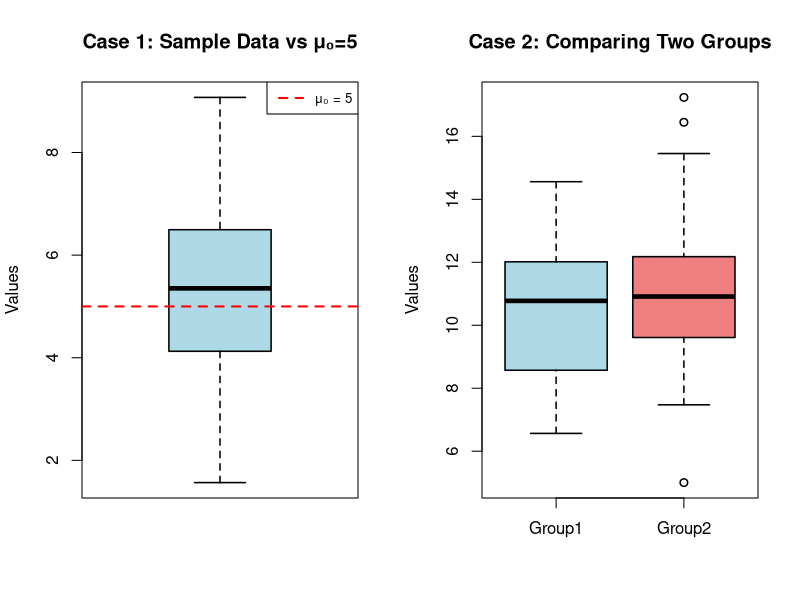

R code for this plot:
## ---- chunk 1
#| code-fold: false
#| fig-cap: "One-Sample t-test: Known Mean and Unknown Variance"
#| label: fig-ttest-case1

# Case 1: One-sample t-test against a known mean (variance unknown)
# Testing if sample mean differs from a hypothesized population mean
set.seed(123)
sample_data <- rnorm(30, mean = 5.5, sd = 2)
mu_0 <- 5  # hypothesized population mean

# Run one-sample t-test
result_case1 <- t.test(sample_data, mu = mu_0)
print("Case 1: One-sample t-test (H0: μ = 5)")
print(result_case1)

# Interpretation:
# If p-value > 0.05: we fail to reject H0 (sample mean could equal the hypothesized mean)
# If p-value < 0.05: we reject H0 (sample mean significantly differs from the hypothesized mean)
## ---- chunk 2
#| code-fold: false
#| fig-cap: "One-Sample t-test: Comparing Two Means"
#| label: fig-ttest-case2

# Case 2: Paired samples or comparing two means with unequal variances
# Two independent samples
set.seed(456)
group1 <- rnorm(25, mean = 10, sd = 2)
group2 <- rnorm(25, mean = 11, sd = 3)

# Run two-sample t-test with equal variances assumed
result_case2a <- t.test(group1, group2, var.equal = TRUE)
print("Case 2a: Two-sample t-test (Equal variances)")
print(result_case2a)

# Run two-sample t-test with unequal variances (Welch's t-test)
result_case2b <- t.test(group1, group2, var.equal = FALSE)
print("\nCase 2b: Welch's t-test (Unequal variances)")
print(result_case2b)

# Interpretation:
# If p-value > 0.05: we fail to reject H0 (group means are not significantly different)
# If p-value < 0.05: we reject H0 (group means are significantly different)
## ---- chunk 3
#| code-fold: false
#| fig-cap: "Visualization of t-test Comparisons"
#| label: fig-ttest-plots

# Set up 1x2 panel layout
par(mfrow = c(1, 2))

# Panel 1: Boxplot for Case 1 (sample vs. hypothesized mean)
boxplot(sample_data, main = "Case 1: Sample Data vs μ₀=5",
        ylab = "Values", col = "lightblue", border = "black", lwd = 1.5)
abline(h = mu_0, col = "red", lwd = 2, lty = 2)
legend("topright", legend = "μ₀ = 5", col = "red", lty = 2, lwd = 2, cex = 0.8)

# Panel 2: Boxplot comparing two groups
boxplot(list(Group1 = group1, Group2 = group2),
        main = "Case 2: Comparing Two Groups",
        ylab = "Values", col = c("lightblue", "lightcoral"), border = "black", lwd = 1.5)

# Reset plot layout
par(mfrow = c(1, 1))
